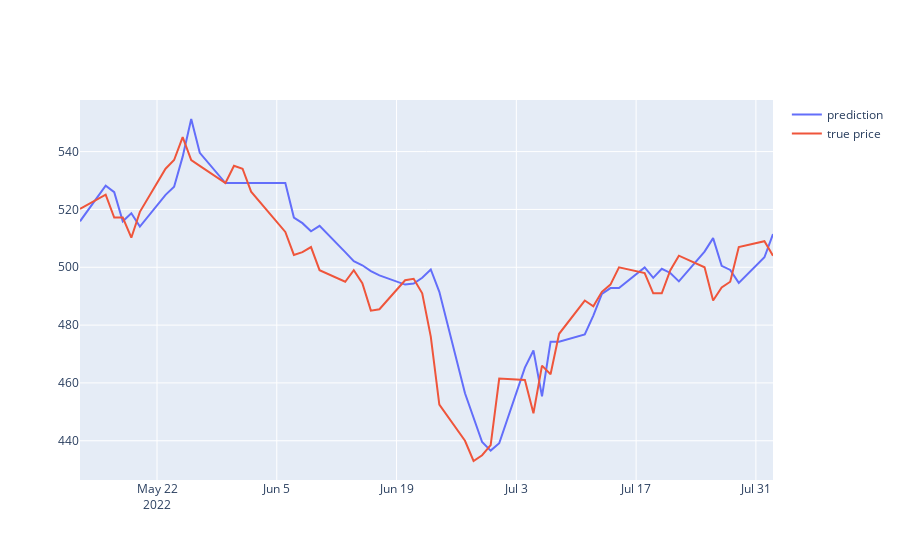

The code cell stored with this chart in its notebook:
### Code cell
# gragh of y1 prediction 
fig = go.Figure()
fig.add_trace(go.Scatter(x = val1["Date"], y = val1["gbr_pred_y3"], mode = "lines", name = "prediction"))
fig.add_trace(go.Scatter(x = val1["Date"], y = val1["y3"], mode = "lines", name = "true price"))
fig.show()
